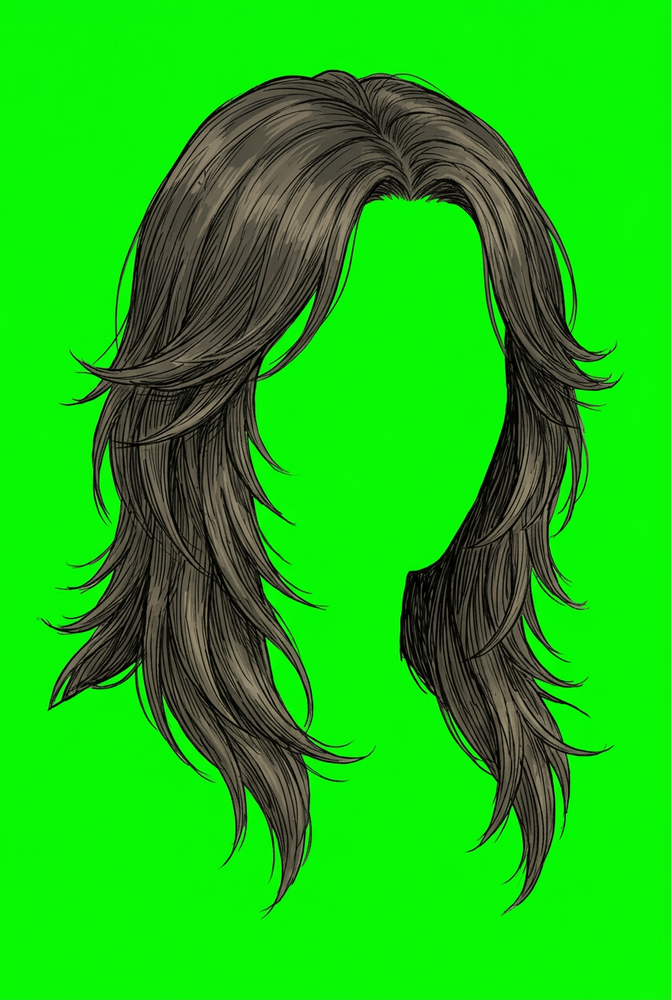
#> input picture hair.png, 671 x 1000 px, shrunk from 848 x 1264 before the run
$ python remove_saturated_green.py
#> lines starting #> are read from the running program, lines starting #| are printed output that depends on the picture; after the words box and inside, x2 and y2 are one past the last pixel; in counts of white or black regions, pixels touching at a corner belong together
#!/usr/bin/env python3
from __future__ import annotations

from pathlib import Path
import sys

import numpy as np
from PIL import Image


INPUT_PATH = Path("hair.png")
OUTPUT_NO_AA = Path("hair_no_aa.png")
OUTPUT_AA = Path("hair_aa.png")


def rgb_to_hsv(rgb: np.ndarray) -> tuple[np.ndarray, np.ndarray, np.ndarray]:
    rgb = rgb.astype(np.float32) / 255.0
    r = rgb[..., 0]
    g = rgb[..., 1]
    b = rgb[..., 2]

    mx = np.max(rgb, axis=2)
    mn = np.min(rgb, axis=2)
    delta = mx - mn

    hue = np.zeros_like(mx)
    nonzero = delta > 1e-6

    r_max = (mx == r) & nonzero
    g_max = (mx == g) & nonzero
    b_max = (mx == b) & nonzero

    hue[r_max] = ((g[r_max] - b[r_max]) / delta[r_max]) % 6.0
    hue[g_max] = ((b[g_max] - r[g_max]) / delta[g_max]) + 2.0
    hue[b_max] = ((r[b_max] - g[b_max]) / delta[b_max]) + 4.0
    hue *= 60.0

    sat = np.zeros_like(mx)
    value_nonzero = mx > 1e-6
    sat[value_nonzero] = delta[value_nonzero] / mx[value_nonzero]

    return hue, sat, mx


def circular_distance_deg(values: np.ndarray, center: float) -> np.ndarray:
    delta = np.abs(values - center)
    return np.minimum(delta, 360.0 - delta)


def circular_mean_deg(values: np.ndarray) -> float:
    radians = np.deg2rad(values)
    angle = np.arctan2(np.sin(radians).mean(), np.cos(radians).mean())
    return float(np.rad2deg(angle) % 360.0)


def smooth_histogram(histogram: np.ndarray) -> np.ndarray:
    padded = np.pad(histogram, ((1, 1), (1, 1)), mode="edge")
    return (
        padded[:-2, :-2]
        + 2.0 * padded[:-2, 1:-1]
        + padded[:-2, 2:]
        + 2.0 * padded[1:-1, :-2]
        + 4.0 * padded[1:-1, 1:-1]
        + 2.0 * padded[1:-1, 2:]
        + padded[2:, :-2]
        + 2.0 * padded[2:, 1:-1]
        + padded[2:, 2:]
    ) / 16.0


def smooth_histogram_1d(histogram: np.ndarray) -> np.ndarray:
    padded = np.pad(histogram, 1, mode="edge")
    return (
        padded[:-2]
        + 2.0 * padded[1:-1]
        + padded[2:]
    ) / 4.0


def dilate(mask: np.ndarray, iterations: int = 1) -> np.ndarray:
    out = mask.copy()
    for _ in range(iterations):
        padded = np.pad(out, 1, mode="edge")
        neighbors = [
            padded[y : y + out.shape[0], x : x + out.shape[1]]
            for y in range(3)
            for x in range(3)
        ]
        out = np.logical_or.reduce(neighbors)
    return out


# [17 lines left out: functions erode, clean_binary_mask, not called in this run]


def blur_mask(mask: np.ndarray, passes: int = 2) -> np.ndarray:
    out = mask.astype(np.float32)
    kernel = np.array([1.0, 4.0, 6.0, 4.0, 1.0], dtype=np.float32)
    kernel /= kernel.sum()

    for _ in range(passes):
        padded_x = np.pad(out, ((0, 0), (2, 2)), mode="edge")
        out = sum(
            weight * padded_x[:, offset : offset + out.shape[1]]
            for offset, weight in enumerate(kernel)
        )

        padded_y = np.pad(out, ((2, 2), (0, 0)), mode="edge")
        out = sum(
            weight * padded_y[offset : offset + out.shape[0], :]
            for offset, weight in enumerate(kernel)
        )

    return np.clip(out, 0.0, 1.0)


def detect_saturated_pixels(
    hue: np.ndarray, sat: np.ndarray, value: np.ndarray, alpha: np.ndarray
) -> tuple[np.ndarray, dict[str, float]]:
    valid = alpha > 0
    analyzable = valid & (value > 0.09)
    if not np.any(analyzable):
        raise RuntimeError("No visible pixels were found in hair.png.")

    weights = sat[analyzable] * (0.35 + value[analyzable])
    sat_histogram, sat_edges = np.histogram(
        sat[analyzable],
        bins=32,
        range=(0.0, 1.0),
        weights=weights,
    )
    sat_histogram = smooth_histogram_1d(sat_histogram)
    sat_floor_index = np.searchsorted(sat_edges[:-1], 0.25, side="left")
    sat_peak_index = sat_floor_index + int(np.argmax(sat_histogram[sat_floor_index:]))
    sat_peak = float((sat_edges[sat_peak_index] + sat_edges[sat_peak_index + 1]) * 0.5)

    local_saturation = analyzable & (np.abs(sat - sat_peak) <= 0.154)
    if np.count_nonzero(local_saturation) < 250:
        local_saturation = analyzable & (np.abs(sat - sat_peak) <= 0.242)

    strict_sat_min = float(np.clip(np.percentile(sat[local_saturation], 12) - 0.033, 0.225, 0.95))
    sat_min = float(max(0.0, strict_sat_min * 0.81))
    high_sat_mask = analyzable & (sat >= sat_min)
    return high_sat_mask, {"sat_peak": sat_peak, "sat_min": sat_min, "strict_sat_min": strict_sat_min}


def detect_green_cluster(
    hue: np.ndarray, sat: np.ndarray, value: np.ndarray, high_sat_mask: np.ndarray
) -> dict[str, float]:
    if not np.any(high_sat_mask):
        raise RuntimeError("No highly saturated pixels were found in hair.png.")

    weights = (sat[high_sat_mask] ** 2.0) * (0.35 + value[high_sat_mask])
    histogram, hue_edges, sat_edges = np.histogram2d(
        hue[high_sat_mask],
        sat[high_sat_mask],
        bins=(72, 32),
        range=((0.0, 360.0), (0.0, 1.0)),
        weights=weights,
    )

    histogram = smooth_histogram(histogram)
    hue_centers = (hue_edges[:-1] + hue_edges[1:]) * 0.5
    green_band = (hue_centers >= 60.0) & (hue_centers <= 170.0)
    histogram[~green_band, :] = 0.0

    if not np.any(histogram):
        raise RuntimeError("No green cluster was found inside the saturated pixels.")

    peak_hue_idx, peak_sat_idx = np.unravel_index(np.argmax(histogram), histogram.shape)
    peak_hue = float((hue_edges[peak_hue_idx] + hue_edges[peak_hue_idx + 1]) * 0.5)
    peak_sat = float((sat_edges[peak_sat_idx] + sat_edges[peak_sat_idx + 1]) * 0.5)

    local_cluster = high_sat_mask & (circular_distance_deg(hue, peak_hue) <= 15.4) & (
        np.abs(sat - peak_sat) <= 0.176
    )
    if np.count_nonzero(local_cluster) < 250:
        local_cluster = high_sat_mask & (circular_distance_deg(hue, peak_hue) <= 24.2) & (
            np.abs(sat - peak_sat) <= 0.264
        )

    hue_center = circular_mean_deg(hue[local_cluster])
    hue_width = float(
        np.clip(np.percentile(circular_distance_deg(hue[local_cluster], hue_center), 98) + 4.4, 9.0, 46.0)
    )
    sat_min = float(np.clip(np.percentile(sat[local_cluster], 8) - 0.044, 0.25, 0.95))
    green_margin = value[local_cluster]

    return {
        "peak_hue": peak_hue,
        "peak_sat": peak_sat,
        "hue_center": hue_center,
        "hue_width": hue_width,
        "sat_min": sat_min,
        "value_min": float(np.clip(np.percentile(green_margin, 2) - 0.088, 0.04, 0.95)),
    }


def build_masks(
    rgb: np.ndarray,
    hue: np.ndarray,
    sat: np.ndarray,
    value: np.ndarray,
    alpha: np.ndarray,
    high_sat_mask: np.ndarray,
    cluster: dict[str, float],
) -> tuple[np.ndarray, np.ndarray, dict[str, float]]:
    r = rgb[..., 0].astype(np.float32) / 255.0
    g = rgb[..., 1].astype(np.float32) / 255.0
    b = rgb[..., 2].astype(np.float32) / 255.0
    max_rb = np.maximum(r, b)
    hue_distance = circular_distance_deg(hue, cluster["hue_center"])
    valid = alpha > 0
    thresholds = {
        "hard_sat_min": float(max(0.0, cluster["sat_min"] * 0.81)),
        "hard_value_min": float(max(0.0, cluster["value_min"] * 0.81)),
        "hard_hue_width": float(min(46.2, cluster["hue_width"] * 1.21)),
        "soft_sat_min": float(max(0.05, cluster["sat_min"] * 0.738)),
        "soft_value_min": float(max(0.02, cluster["value_min"] * 0.756)),
        "soft_hue_width": float(min(57.2, cluster["hue_width"] * 1.375)),
    }

    hard_mask = (
        high_sat_mask
        &
        valid
        & (sat >= thresholds["hard_sat_min"])
        & (value >= thresholds["hard_value_min"])
        & (hue_distance <= thresholds["hard_hue_width"])
        & (g >= r * 1.027)
        & (g >= b * 1.018)
        & ((g - max_rb) >= 0.018)
    )

    soft_mask = (
        valid
        & (sat >= thresholds["soft_sat_min"])
        & (value >= thresholds["soft_value_min"])
        & (hue_distance <= thresholds["soft_hue_width"])
        & (g >= max_rb - 0.011)
    )

    return hard_mask, soft_mask, thresholds


def apply_binary_alpha(alpha: np.ndarray, mask: np.ndarray) -> np.ndarray:
    output = alpha.copy()
    output[mask] = 0
    return output


def apply_antialiased_alpha(alpha: np.ndarray, hard_mask: np.ndarray, soft_mask: np.ndarray) -> np.ndarray:
    expanded = dilate(hard_mask, 2)
    feather_zone = expanded & soft_mask

    matte = hard_mask.astype(np.float32)
    matte[(feather_zone & ~hard_mask)] = 0.72
    matte = blur_mask(matte, passes=1)
    matte[hard_mask] = 1.0
    return np.clip(alpha.astype(np.float32) * (1.0 - matte), 0.0, 255.0).astype(np.uint8)


def despill_edges(rgb: np.ndarray, matte: np.ndarray) -> np.ndarray:
    output = rgb.astype(np.float32).copy()
    r = output[..., 0]
    g = output[..., 1]
    b = output[..., 2]

    edge_strength = np.clip(matte * (1.0 - matte) * 4.0, 0.0, 1.0)
    max_rb = np.maximum(r, b)
    green_excess = np.maximum(g - max_rb, 0.0)
    g -= green_excess * edge_strength * 0.95

    output[..., 1] = g
    return np.clip(output, 0.0, 255.0).astype(np.uint8)


def save_rgba(rgb: np.ndarray, alpha: np.ndarray, destination: Path) -> None:
    rgba = np.dstack([rgb, alpha])
    Image.fromarray(rgba, "RGBA").save(destination)


def main() -> int:
    if not INPUT_PATH.exists():
        print(f"Missing input image: {INPUT_PATH}", file=sys.stderr)
        return 1

    image = Image.open(INPUT_PATH).convert("RGBA")
    rgba = np.array(image)
    rgb = rgba[..., :3]
#> rgb is the input picture: shape (1000, 671, 3); mean R, G, B 25.8, 191, 18.4
    alpha = rgba[..., 3]
#> alpha: shape (1000, 671); every value is 255

    hue, sat, value = rgb_to_hsv(rgb)
#> in rgb_to_hsv, `nonzero = delta > 1e-6`:
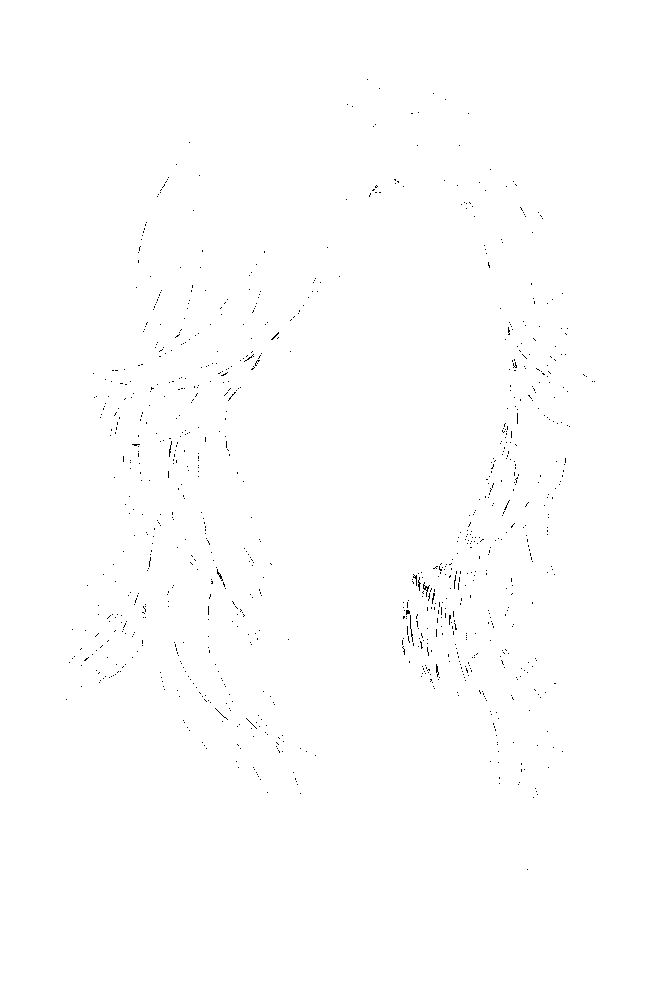
#> nonzero: shape (1000, 671) bool; 99.7% white; black in thin lines or dots, all inside (x1, y1, x2, y2) = (66, 79, 595, 870)
#> in rgb_to_hsv, `hue[g_max] = ((b[g_max] - r[g_max]) / delta[g_max]) + 2.0`:
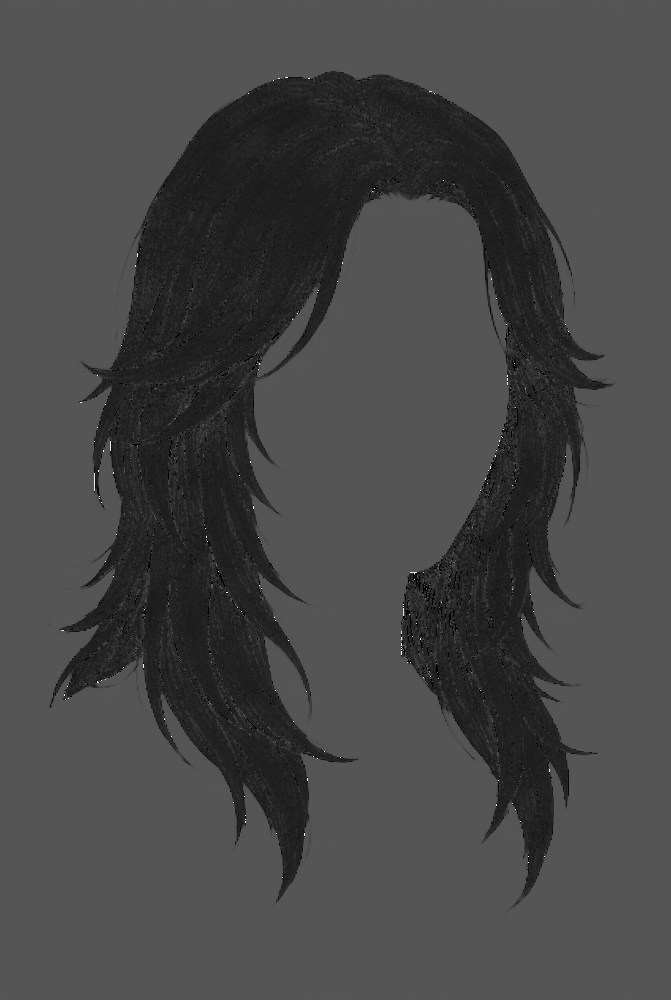
#> hue: shape (1000, 671) float32; min 0, max 5.92, mean 1.65; drawn with min black and max white
    high_sat_mask, saturation_info = detect_saturated_pixels(hue, sat, value, alpha)
#> in detect_saturated_pixels, `analyzable = valid & (value > 0.09)`:
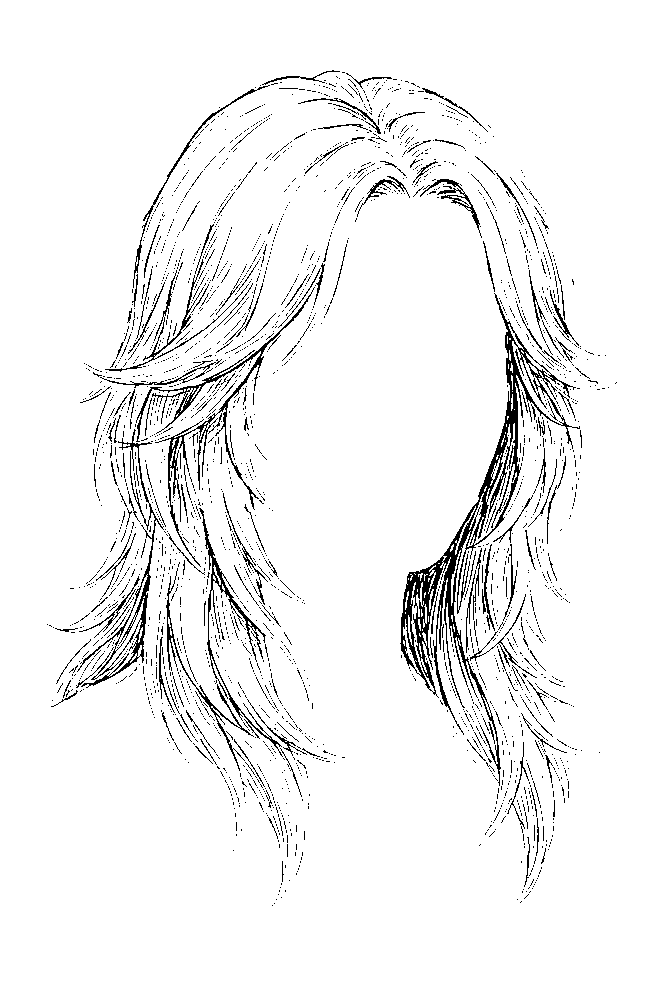
#> analyzable: shape (1000, 671) bool; 94.9% white; black in thin lines or dots, all inside (x1, y1, x2, y2) = (47, 70, 617, 906)
#> in detect_saturated_pixels, `sat_histogram, sat_edges = np.histogram( sat[analyzable], bins=32, ran..`: sat_histogram = 32 values, max 579119.1 at index 31, min 0.0114 at index 0, mean 19746.4; sat_edges = 33 values from 0 to 1
#> in smooth_histogram_1d, `padded = np.pad(histogram, 1, mode="edge")`: padded = 34 values, max 579119.1 at index 32, min 0.0114 at index 0, mean 35617.8
#> in detect_saturated_pixels, `sat_histogram = smooth_histogram_1d(sat_histogram)`: sat_histogram = 32 values, max 436862.6 at index 31, min 0.038 at index 0, mean 19746.4
#> in detect_saturated_pixels, `sat_floor_index = np.searchsorted(sat_edges[:-1], 0.25, side="left")`: sat_floor_index = 8
#> in detect_saturated_pixels, `sat_peak_index = sat_floor_index + int(np.argmax(sat_histogram[sat_flo..`: sat_peak_index = 31
#> in detect_saturated_pixels, `sat_peak = float((sat_edges[sat_peak_index] + sat_edges[sat_peak_index..`: sat_peak = 0.984
#> in detect_saturated_pixels, `strict_sat_min = float(np.clip(np.percentile(sat[local_saturation], 12..`: strict_sat_min = 0.947
#> in detect_saturated_pixels, `sat_min = float(max(0.0, strict_sat_min * 0.81))`: sat_min = 0.767
#> saturation_info = {'sat_peak': 0.984, 'sat_min': 0.767, 'strict_sat_min': 0.947}
    cluster = detect_green_cluster(hue, sat, value, high_sat_mask)
#> in detect_green_cluster, `histogram, hue_edges, sat_edges = np.histogram2d( hue[high_sat_mask], ..`: hue_edges = 73 values from 0 to 360; sat_edges = 33 values from 0 to 1
#> in detect_green_cluster, `hue_centers = (hue_edges[:-1] + hue_edges[1:]) * 0.5`: hue_centers = 72 values from 2.5 to 357.5
#> in detect_green_cluster, `histogram[~green_band, :] = 0.0`:
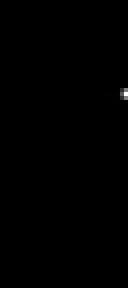
#> histogram: shape (72, 32) float64 (shown 4 times larger); min 0, max 214220.5, mean 257.2; drawn with min black and max white
#> in detect_green_cluster, `peak_hue_idx, peak_sat_idx = np.unravel_index(np.argmax(histogram), hi..`: peak_hue_idx = 23; peak_sat_idx = 31
#> in detect_green_cluster, `peak_hue = float((hue_edges[peak_hue_idx] + hue_edges[peak_hue_idx + 1..`: peak_hue = 117.5
#> in detect_green_cluster, `peak_sat = float((sat_edges[peak_sat_idx] + sat_edges[peak_sat_idx + 1..`: peak_sat = 0.984
#> in circular_distance_deg, `delta = np.abs(values - center)`:
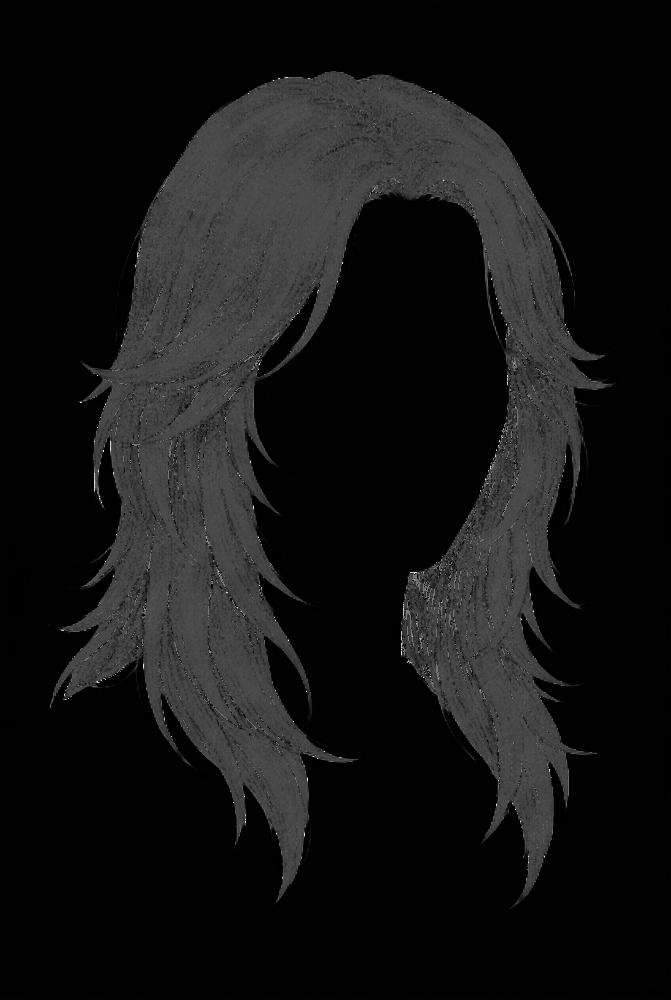
#> delta: shape (1000, 671) float32; min 0, max 237.5, mean 20.4
#> in circular_mean_deg, `angle = np.arctan2(np.sin(radians).mean(), np.cos(radians).mean())`: angle = 2.08
#> in detect_green_cluster, `hue_center = circular_mean_deg(hue[local_cluster])`: hue_center = 118.9
#> in detect_green_cluster, `hue_width = float( np.clip(np.percentile(circular_distance_deg(hue[loc..`: hue_width = 9
#> in detect_green_cluster, `sat_min = float(np.clip(np.percentile(sat[local_cluster], 8) - 0.044, ..`: sat_min = 0.932
#> cluster = {'peak_hue': 117.5, 'peak_sat': 0.984, 'hue_center': 118.9, 'hue_width': 9, 'sat_min': 0.932, 'value_min': 0.755}
    hard_mask, soft_mask, thresholds = build_masks(rgb, hue, sat, value, alpha, high_sat_mask, cluster)
#> in build_masks, `thresholds = { "hard_sat_min": float(max(0.0, cluster["sat_min"] * 0.8..`: thresholds = {'hard_sat_min': 0.755, 'hard_value_min': 0.612, 'hard_hue_width': 10.89, 'soft_sat_min': 0.688, 'soft_value_min': 0.571, 'soft_hue_width': 12.38}

    no_aa_alpha = apply_binary_alpha(alpha, hard_mask)
    save_rgba(rgb, no_aa_alpha, OUTPUT_NO_AA)

    aa_alpha = apply_antialiased_alpha(alpha, hard_mask, soft_mask)
#> the loop in dilate, `for _ in range(iterations):` made 2 passes
#> pass 1, in dilate, `padded = np.pad(out, 1, mode="edge")`:
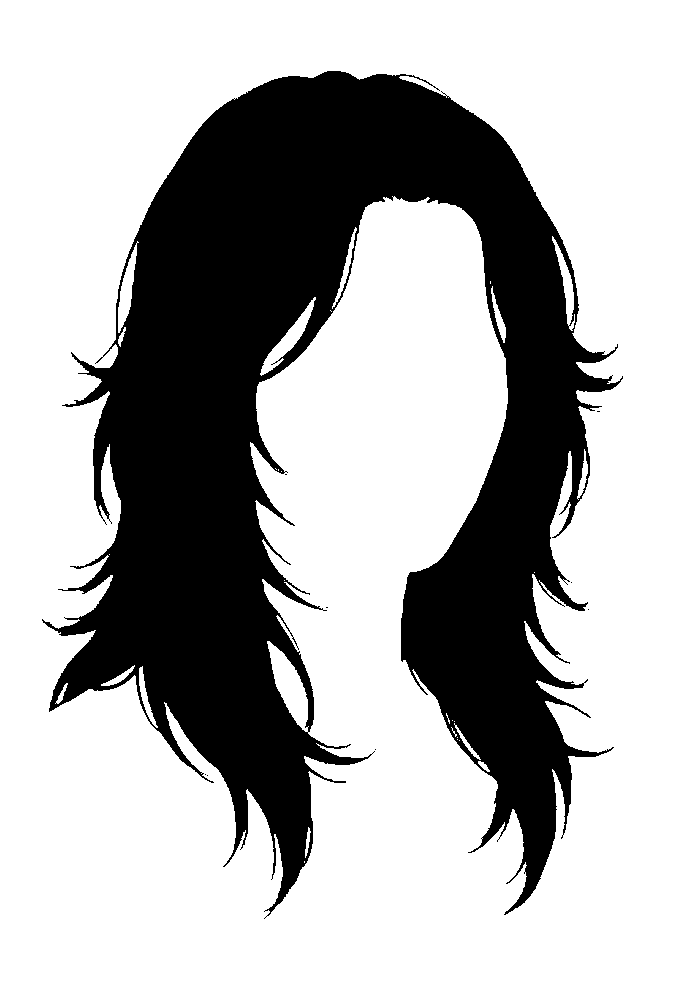
#> padded: shape (1002, 673) bool; 69.2% white; 9 black regions (8 under 20 px), largest, box (x1, y1, x2, y2) and area: (42, 71, 623, 919) 207597
#> the loop in blur_mask, `for _ in range(passes):` made 1 pass
#> pass 1, in blur_mask, `padded_y = np.pad(out, ((2, 2), (0, 0)), mode="edge")`:
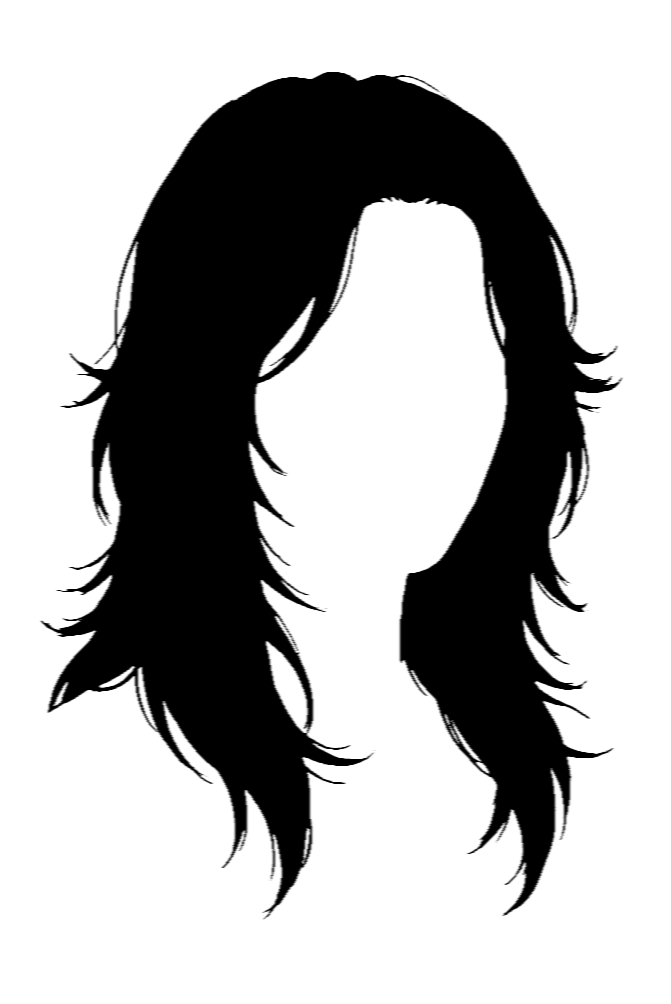
#> padded_y: shape (1004, 671) float32; min 0, max 1, mean 0.694
    matte = 1.0 - (aa_alpha.astype(np.float32) / np.clip(alpha.astype(np.float32), 1.0, 255.0))
    aa_rgb = despill_edges(rgb, matte)
    save_rgba(aa_rgb, aa_alpha, OUTPUT_AA)

    print(
        "Detected saturated region:",
        f"sat_peak={saturation_info['sat_peak']:.2f},",
        f"strict_sat>={saturation_info['strict_sat_min']:.2f},",
        f"adjusted_sat>={saturation_info['sat_min']:.2f}",
    )
#| Detected saturated region: sat_peak=0.98, strict_sat>=0.95, adjusted_sat>=0.77
    print(
        "Refined green cluster:",
        f"hue={cluster['hue_center']:.1f} +/- {cluster['hue_width']:.1f} deg,",
        f"sat>={cluster['sat_min']:.2f},",
        f"value>={cluster['value_min']:.2f}",
    )
#| Refined green cluster: hue=118.9 +/- 9.0 deg, sat>=0.93, value>=0.76
    print(
        "Adjusted removal mask:",
        f"hue+/-{thresholds['hard_hue_width']:.1f} deg,",
        f"sat>={thresholds['hard_sat_min']:.2f},",
        f"value>={thresholds['hard_value_min']:.2f}",
    )
#| Adjusted removal mask: hue+/-10.9 deg, sat>=0.75, value>=0.61
    print(f"Saved {OUTPUT_NO_AA}")
    print(f"Saved {OUTPUT_AA}")
    return 0


if __name__ == "__main__":
    raise SystemExit(main())
#> (the program exits here)
